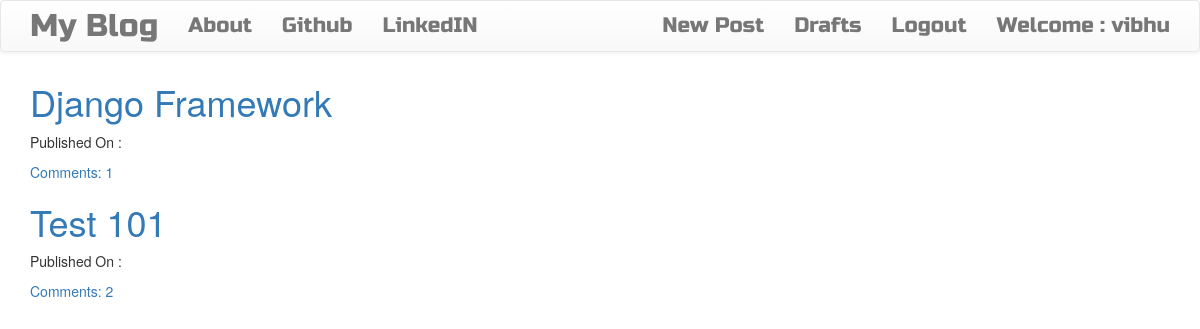
The app's page / (signed in) with its own data.
### blog/models.py (models this page shows, shortened)
class Post(models.Model):
    author = models.ForeignKey('auth.User', on_delete = models.CASCADE)
    title = models.CharField(max_length = 256)
    text = models.TextField()
    created_date = models.DateTimeField(default = timezone.now)
    published_date = models.DateTimeField(blank=True,null=True)
    def approve_comments(self):
        return self.comments.filter(approved_comment = True)

### blog/views.py (the view)
# urls.py: path('',views.PostListView.as_view(),name ='post_list'),
class PostListView(ListView):
    model = Post
    def get_queryset(self):
        return Post.objects.filter(published_date__lte=timezone.now()).order_by('-published_date')

### blog/templates/blog/post_list.html
{% extends 'blog/base.html' %}
{%block content%}
<div class="centerstage">
  {% for post in post_list %}
    <div class="post">
      <h1><a href="{% url 'post_detail' pk=post.pk %}">{{ post.title }}</a></h1>
      <div class="date">
        <p>Published On : {{post.published|date:"D M Y"}}</p>
      </div>
      <a href="{% url 'post_detail' pk=post.pk %}">Comments: {{post.approve_comments.count}}</a>
    </div>
  {%endfor%}
</div>
{% endblock %}

### blog/templates/blog/base.html (shortened to what this page needs)
<!DOCTYPE html>
{% load static %}
<html lang="en" dir="ltr">
  <head>
    <link rel="stylesheet" href="https://stackpath.bootstrapcdn.com/bootstrap/3.4.1/css/bootstrap.min.css">
    <link rel="stylesheet" href="https://stackpath.bootstrapcdn.com/bootstrap/3.4.1/css/bootstrap-theme.min.css">
    <link rel="stylesheet" href="//cdn.jsdelivr.net/npm/medium-editor@latest/dist/css/medium-editor.min.css" type="text/css" media="screen" charset="utf-8">
    <link rel="stylesheet" href="{% static 'css/blog.css' %}">
  </head>
  <body class="loader">
    <nav class="navbar navbar-default techfont custom-navbar">
      <div class="container">
        <ul class="nav navbar-nav">
          <li><a class="navbar-brand bigbrand" href="{% url 'post_list' %}">My Blog</a></li>
          <li><a class="nav-item nav-link" href="{% url 'about' %}">About</a></li>
          <li><a class="nav-item nav-link" href="https://www.github.com">Github</a></li>
          <li><a class="nav-item nav-link" href="https://www.linkedin.com">LinkedIN</a></li>
        </ul>
        <ul class="nav navbar-nav navbar-right">
          {% if user.is_authenticated %}
            <li><a href="{% url 'post_new' %}">New Post</a></li>
            <li><a href="{% url 'post_draft_list' %}">Drafts</a></li>
            <li><a href="{% url 'logout' %}">Logout</a></li>
            <li><a>Welcome : {{user.username}}</a></li>
          {%else%}
            <li><a href="{% url 'register' %}">Register</a></li>
            <li><a class="nav navbar-right"href="{% url 'login' %}"><span class="glyphicon glyphicon-user"></span></a></li>
          {% endif %}
        </ul>
      </div>
    </nav>
    <div class="content container">
      <div class="row">
        <div class="col-md-8">
          <div class="blog_posts">
            {% block content %}
            {% endblock %}
          </div>
        </div>
      </div>
    </div>
  </body>
</html>

### blog/static/css/blog.css (style rules this page uses)
.techfont { font-family : 'Russo One',sans-serif; font-size : 1.5em; margin-bottom : 10px; }
.bigbrand { font-size : 1.5em; }
.centerstage { margin-left: auto; margin-right: auto; }
.loader { filter:hue-rotate(0deg); color:linear-gradient(45deg,#0f8,#08f); animation:hue 10000ms infinite linear; }

### records on screen
Post: title "Django Framework", approve_comments.count "1"
Post: title "Test 101", approve_comments.count "2"

### other values on screen
{{ user.username }} "vibhu"
